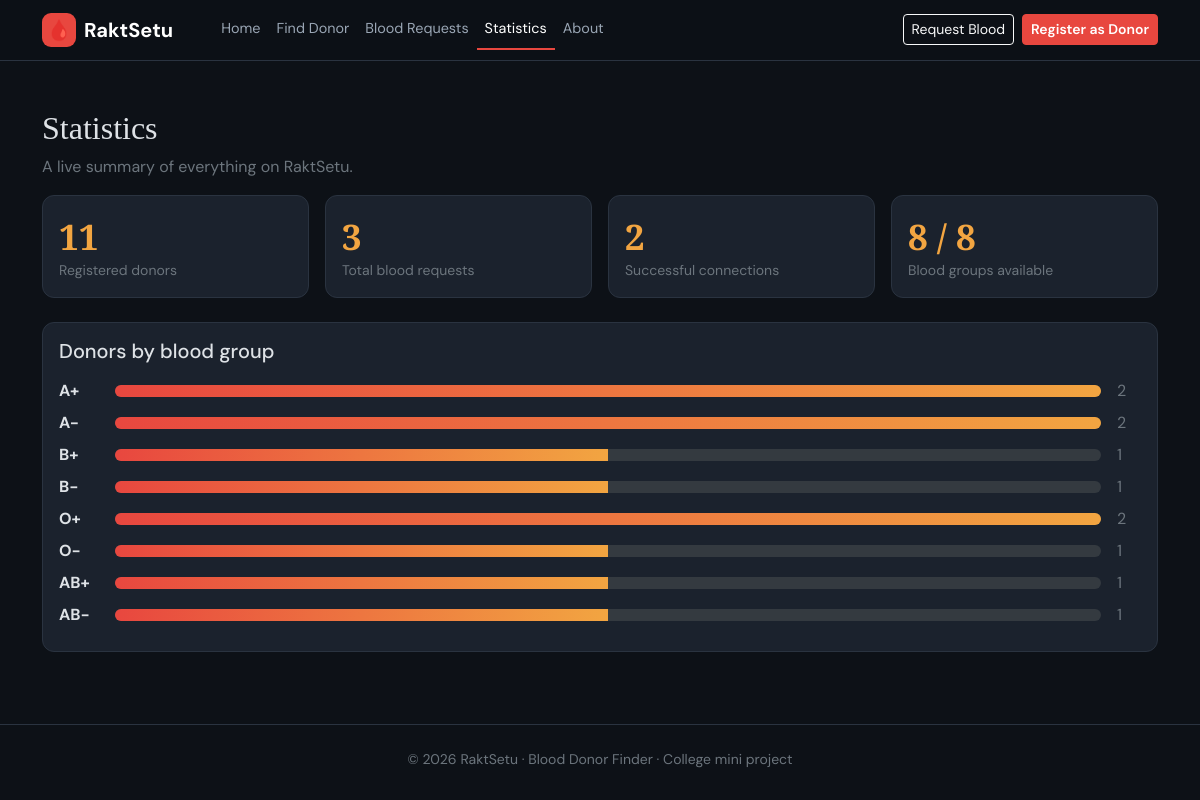
Screenshot of /stats with the database file from the repository.
### tables this page shows
CREATE TABLE donors(
      id INTEGER PRIMARY KEY AUTOINCREMENT, name TEXT NOT NULL, age INTEGER NOT NULL,
      gender TEXT NOT NULL, bg TEXT NOT NULL, phone TEXT NOT NULL UNIQUE, city TEXT NOT NULL,
      email TEXT NOT NULL, last_donation TEXT, available INTEGER NOT NULL DEFAULT 1);

### app.py (the view)
@app.route("/stats")
def stats_page():
    return render_template("stats.html", stats=get_stats())

### app.py (called while the page is built)
def scalar(cur):
    row = cur.fetchone()
    return next(iter(row.values())) if PG else row[0]

def get_db():
    if "db" not in g:
        g.db = Conn()
    return g.db

def donor_view(row):
    d = dict(row)
    since = 999
    if d["last_donation"]:
        since = (date.today() - datetime.strptime(d["last_donation"], "%Y-%m-%d").date()).days
    d["is_available"] = bool(d["available"]) and since >= GAP_DAYS
    d["masked_phone"] = d["phone"][:2] + "XXXXX" + d["phone"][-3:]
    return d

def all_cities():
    rows = get_db().execute("SELECT DISTINCT city FROM donors ORDER BY city").fetchall()
    base = ["Mumbai", "Pune", "Thane", "Nashik", "Solapur", "Nagpur"]
    return sorted(set(base) | {r["city"] for r in rows})

def get_stats():
    db = get_db()
    donors = [donor_view(r) for r in db.execute("SELECT * FROM donors")]
    return {
        "donors": len(donors),
        "requests": scalar(db.execute("SELECT COUNT(*) FROM requests")),
        "connections": scalar(db.execute("SELECT COUNT(*) FROM connections")),
        "groups_available": len({d["bg"] for d in donors if d["is_available"]}),
        "per_group": {b: sum(1 for d in donors if d["bg"] == b) for b in BLOOD_GROUPS},
    }

@app.context_processor
def inject():
    return {"BLOOD_GROUPS": BLOOD_GROUPS, "URGENCY": URGENCY, "cities": all_cities()}

    def execute(self, sql, args=()):
        if PG:
            cur = self.c.cursor(cursor_factory=psycopg2.extras.RealDictCursor)
            cur.execute(sql.replace("?", "%s"), args)
            return cur
        return self.c.execute(sql, args)

    def close(self):
        self.c.close()

### templates/stats.html (shortened to what this page needs)
{% extends "base.html" %}
{% block content %}
<div class="container py-4">
  <h2>Statistics</h2>
  <p class="text-secondary">A live summary of everything on RaktSetu.</p>
  {% include "_stats.html" %}
  <div class="card rs-card mt-4"><div class="card-body">
    <h5 class="mb-3">Donors by blood group</h5>
    {% set mx = [stats.per_group.values()|max, 1]|max %}
    {% for b, n in stats.per_group.items() %}
    <div class="d-flex align-items-center gap-3 my-2">
      <strong style="width:40px">{{ b }}</strong>
      <div class="progress flex-grow-1" style="height:12px"><div class="progress-bar rs-progress" style="width:{{ n / mx * 100 }}%"></div></div>
      <span class="text-secondary" style="width:24px">{{ n }}</span>
    </div>
    {% endfor %}
  </div></div>
</div>
{% endblock %}

### static/style.css (style rules this page uses)
:root { --rs-red:#e8473f;--rs-gold:#f2a541;--rs-bg:#0d1117;--rs-card:#1b222d;--rs-line:#2a3340;--bs-body-bg:var(--rs-bg);--bs-body-font-family:'DM Sans','Segoe UI',system-ui,sans-serif }
body { background:var(--rs-bg) }
h1,h2,h3 { font-family:'Playfair Display',Georgia,serif }
.rs-card { background:var(--rs-card);border:1px solid var(--rs-line);border-radius:12px }
.rs-progress { background:linear-gradient(90deg,var(--rs-red),var(--rs-gold)) }

### rows the page displays
donors: bg "AB+", {{ n / mx * 100 }} 50.0 (drawn), available "1"
donors: bg "AB-", {{ n / mx * 100 }} 50.0 (drawn), available "1"

### other values shown
{{ n }} "11" "3" "2" "8 / 8"
{{ label }} "Registered donors" "Total blood requests" "Successful connections" "Blood groups available"
{{ b }} "A+" "A-" "B+" "B-" "O+" "O-"
{{ n }} "2" "2" "1" "1" "2" "1"
